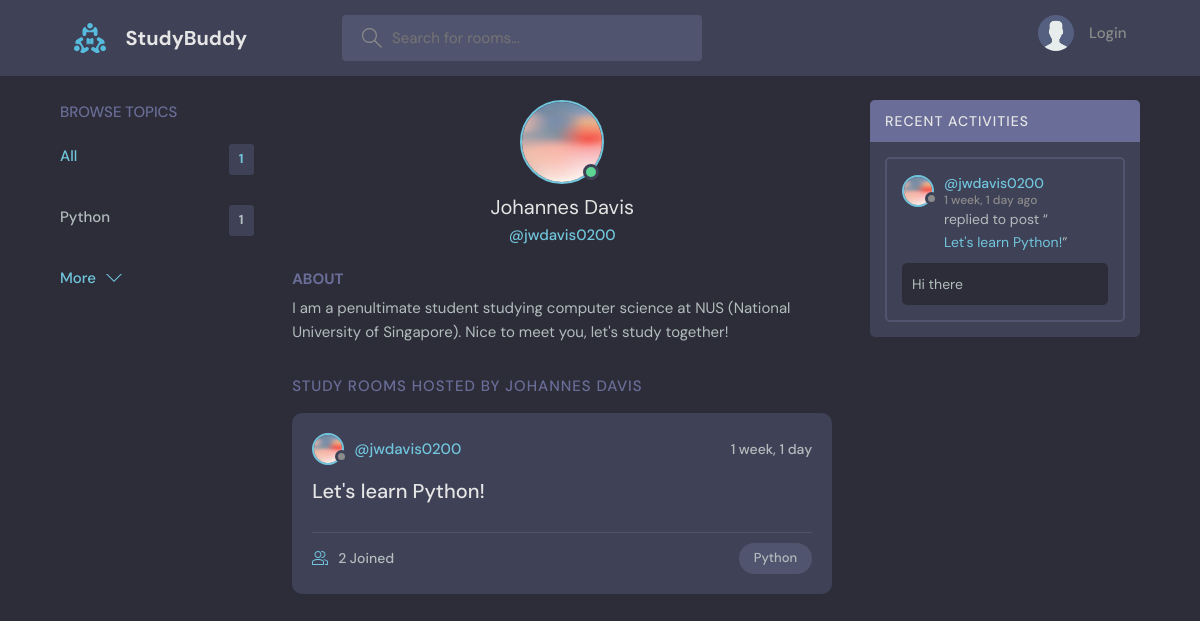
Screenshot of /user-profile/1/ with the database file from the repository.
### base/models.py (models this page shows, shortened)
class Topic(models.Model):
  name = models.CharField(max_length=200)

class User(AbstractUser):
  name = models.CharField(max_length=200, null=True)
  email = models.EmailField(unique=True)
  bio = models.TextField(null=True)
  avatar = models.ImageField(null=True, default="avatar.svg")
  USERNAME_FIELD = 'email'
  REQUIRED_FIELDS = []

class Room(models.Model):
  host = models.ForeignKey(User, on_delete=models.SET_NULL, null=True)
  topic = models.ForeignKey(Topic, on_delete=models.SET_NULL, null=True) # Topic can have many rooms but rooms can only have one topic.
  name = models.CharField(max_length=200)
  description = models.TextField(null=True, blank=True)
  participants = models.ManyToManyField(User, related_name='participants', blank=True)
  updated = models.DateTimeField(auto_now=True)
  created = models.DateTimeField(auto_now_add=True)
  class Meta: # naming here is important
    ordering = ['-updated', '-created']
  def __str__(self) -> str:
    return self.name

class Message(models.Model):
  user = models.ForeignKey(User, on_delete=models.CASCADE)
  room = models.ForeignKey(Room, on_delete=models.CASCADE) # When parents are deleted, all the messages with FK to that room are deleted
  body = models.TextField()
  updated = models.DateTimeField(auto_now=True)
  created = models.DateTimeField(auto_now_add=True)
  class Meta:
    ordering = ['-updated','-created']

### base/views.py (the view)
# urls.py: path('user-profile/<str:pk>/', views.userProfile, name='user-profile'),
def userProfile(request, pk):
    user = User.objects.get(id=pk)
    rooms = user.room_set.all()
    rooms_messages = user.message_set.all()
    topics = Topic.objects.all()
    context = {'user': user, 'rooms': rooms, 'rooms_messages': rooms_messages, 'topics': topics}
    return render(request, 'base/profile.html', context)

### base/templates/base/profile.html (shortened to what this page needs)
{% extends "main.html" %}
{% block content %}
  <main class="profile-page layout layout--3">
    <div class="container">
      {% include 'base/topics_component.html' %}
      <div class="roomList">
        <div class="profile">
          <div class="profile__avatar">
            <div class="avatar avatar--large active">
              <img src="{{ user.avatar.url }}" />
            </div>
          </div>
          <div class="profile__info">
            <h3>{{ user.name }}</h3>
            <p>@{{ user.username }}</p>
          </div>
          <div class="profile__about">
            <h3>About</h3>
            <p>
              {{ user.bio }}
            </p>
          </div>
        </div>
        <div class="roomList__header">
          <div>
            <h2>Study Rooms Hosted by {{ user.name }}</a>
            </h2>
          </div>
        </div>
        {% include "base/feed_component.html" %}
      </div>
      {% include 'base/activity_component.html' %}
    </div>
  </main>
{% endblock content %}

### templates/main.html (shortened to what this page needs)
<!DOCTYPE html>
{% load static %}
<html lang="en">
  <head>
    <link rel="stylesheet" href="{% static 'styles/style.css' %}" />
  </head>
  <body>
    {% include "navbar.html" %}
    {% block content %}
    {% endblock %}
  </body>
</html>

### templates/navbar.html (shortened to what this page needs)
{% load static %}
<header class="header header--loggedIn">
  <div class="container">
    <a href="{% url 'home' %}" class="header__logo">
      <img src="{% static 'images/logo.svg' %}" />
      <h1>StudyBuddy</h1>
    </a>
    <form class="header__search" method="GET" action="{% url 'home' %}">
      <label>
        <input name="q" placeholder="Search for rooms..." />
      </label>
    </form>
    <nav class="header__menu">
      {% if request.user.is_authenticated %}
      <div class="header__user">
        <a href="{% url 'update-user' %}">
          <div class="avatar avatar--medium active">
            <img src="{{ request.user.avatar.url }}" />
          </div>
          <p>{{ request.user.username }} <span>@{{ request.user.username }}</span></p>
        </a>
        <button class="dropdown-button">
          <svg version="1.1" xmlns="http://www.w3.org/2000/svg" width="32" height="32" viewBox="0 0 32 32">
            <title>chevron-down</title>
            <path d="M16 21l-13-13h-3l16 16 16-16h-3l-13 13z"></path>
          </svg>
        </button>
      </div>
      {% else %}
      <a href="{% url 'login' %}">
        <img src="{% static 'images/avatar.svg' %}" />
        <p>Login</p>
      </a>
      {% endif %}
    </nav>
  </div>
</header>

### base/templates/base/topics_component.html
<div class="topics">
  <div class="topics__header">
    <h2>Browse Topics</h2>
  </div>
  <ul class="topics__list">
    <li>
      <a href="{% url 'home' %}" class="active">All <span>{{topics.count}}</span></a>
    </li>
    {% for topic in topics %}
    <li>
      <a href="{% url 'home' %}?q={{ topic.name }}">{{ topic.name }} <span>{{ topic.room_set.all.count }}</span></a>
    </li>
    {% endfor %}
  </ul>
  <a class="btn btn--link" href="{% url 'topics' %}">
    More
    <svg version="1.1" xmlns="http://www.w3.org/2000/svg" width="32" height="32" viewBox="0 0 32 32">
      <title>chevron-down</title>
      <path d="M16 21l-13-13h-3l16 16 16-16h-3l-13 13z"></path>
    </svg>
  </a>
</div>

### base/templates/base/feed_component.html (shortened to what this page needs)
{% for room in rooms %}
<div class="roomListRoom">
  <div class="roomListRoom__header">
    <a href="{% url 'user-profile' room.host.id %}" class="roomListRoom__author">
      <div class="avatar avatar--small">
        <img src="{{ room.host.avatar.url  }}" />
      </div>
      <span>@{{ room.host.username }}</span>
    </a>
    <div class="roomListRoom__actions">
      <span>{{ room.created | timesince }}</span>
    </div>
  </div>
  <div class="roomListRoom__content">
    <a href= "{% url 'room' room.id %}">{{ room.name }}</a>
  </div>
  <div class="roomListRoom__meta">
    <a href= "{% url 'room' room.id %}" class="roomListRoom__joined">
      {{room.participants.all.count}} Joined
    </a>
    <p class="roomListRoom__topic">{{room.topic.name}}</p>
  </div>
</div>
{% endfor %}

### base/templates/base/activity_component.html (shortened to what this page needs)
<div class="activities">
  <div class="activities__header">
    <h2>Recent Activities</h2>
  </div>
  {% for message in rooms_messages %}
  <div class="activities__box">
    <div class="activities__boxHeader roomListRoom__header">
      <a href="{% url 'user-profile' message.user.id %}" class="roomListRoom__author">
        <div class="avatar avatar--small">
          <img src="{{ message.user.avatar.url }}" />
        </div>
        <p>
          @{{ message.user.username }}
          <span>{{message.created | timesince}} ago</span>
        </p>
      </a>
    </div>
    <div class="activities__boxContent">
      <p>replied to post “<a href="{% url 'room' message.room.id %}">{{ message.room }}</a>”</p>
      <div class="activities__boxRoomContent">
        {{ message.body }}
      </div>
    </div>
  </div>
  {% endfor %}
</div>

### rows the page displays
Topic: name "Python", room_set.all.count "1"
User: avatar (picture), name "Johannes Davis", username "jwdavis0200", bio "I am a penultimate student studying computer science at NUS (National University of Singapore). Nice to meet you, let's study together!", name "JOHANNES DAVIS"
Room: host.avatar (picture), host.username "jwdavis0200", created "1 week, 1 day", name "Let's learn Python!", participants.all.count "2", topic.name "Python"
Message: user.avatar (picture), user.username "jwdavis0200", created "1 week, 1 day", room "Let's learn Python!", body "Hi there"

### other values shown
{{ topics.count }} "1"
